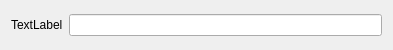
<?xml version="1.0" encoding="UTF-8"?>
<ui version="4.0">
 <class>_widget_top</class>
 <widget class="QWidget" name="_widget_top">
  <property name="geometry">
   <rect>
    <x>0</x>
    <y>0</y>
    <width>393</width>
    <height>50</height>
   </rect>
  </property>
  <property name="minimumSize">
   <size>
    <width>300</width>
    <height>30</height>
   </size>
  </property>
  <property name="windowTitle">
   <string>Param string</string>
  </property>
  <layout class="QVBoxLayout" name="verticalLayout">
   <item>
    <layout class="QHBoxLayout" name="_layout_h" stretch="0,0">
     <item>
      <widget class="QLabel" name="_paramname_label">
       <property name="text">
        <string>TextLabel</string>
       </property>
      </widget>
     </item>
     <item>
      <widget class="QLineEdit" name="_paramval_lineedit">
       <property name="minimumSize">
        <size>
         <width>30</width>
         <height>20</height>
        </size>
       </property>
      </widget>
     </item>
    </layout>
   </item>
  </layout>
 </widget>
 <resources/>
 <connections/>
</ui>
